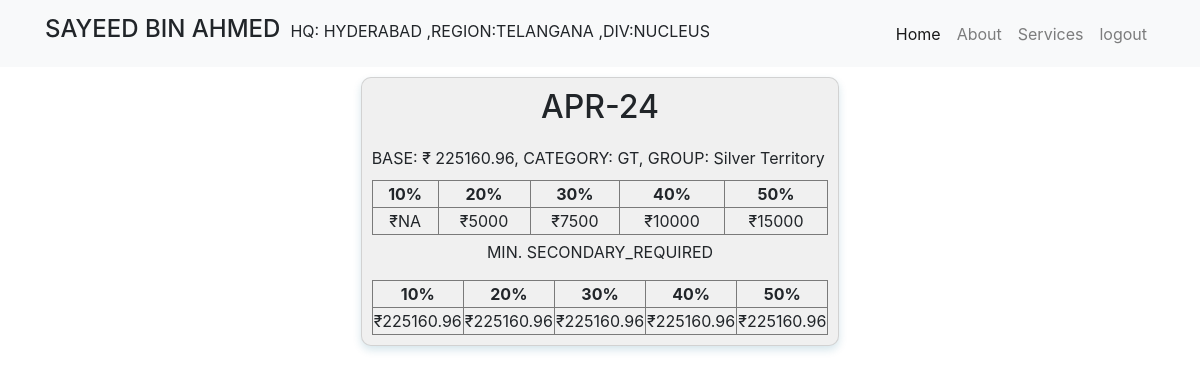
The page / (signed in) on the database its author committed.
### login/models.py (models this page shows)
class UserProfile(models.Model):
    user = models.OneToOneField(User, on_delete=models.CASCADE)
    FSCODE = models.CharField(max_length=20,null=True, blank=True)
    Division = models.CharField(max_length=10, blank=True)
    Region = models.CharField(max_length=10, blank=True)
    Head_Quarter= models.CharField(max_length=10, blank=True)
    Design= models.CharField(max_length=10, blank=True)
    EMP_Code= models.CharField(max_length=10, blank=True)
    Reporting_Manager_Name= models.CharField(max_length=100, blank=True)
    Reporting_Manager_Code= models.CharField(max_length=10, blank=True)

class BaseSales(models.Model):
    Division = models.CharField(max_length=10, blank=True)
    Region = models.CharField(max_length=10, blank=True)
    Head_Quarter= models.CharField(max_length=10, blank=True)
    Category = models.CharField(max_length=10, blank=True)
    Group = models.CharField(max_length=10, blank=True)
    Final_Base_PCPM = models.DecimalField(
            max_digits=17,  # 10 digits before the decimal point + 5 digits after the decimal point
            decimal_places=2,  # 5 digits after the decimal point
                    )
    Date=models.DateField(
        )

### login/views.py (the view)
# urls.py: 2. Add a URL to urlpatterns:  path('', views.home, name='home')
def home(request):
    if request.method == 'POST':
        username=request.POST['username']
        password=request.POST['password']
        user = authenticate(request, username=username,password=password)
        if user is not None:
            login(request,user)
            messages.success(request,'you have been logged in')
            return redirect('home')
        else:
            return render(request, 'login/index.html', {'error': 'Sorry. The Username and Passwords do not match.'})
    else:
        if request.user.is_authenticated and request.user.userprofile.Design =='BM':
            context={'name':request.user.first_name,
        'profile': request.user.userprofile
        }
            return render(request,"data/manager_data.html",context)
        elif(request.user.is_authenticated):
            Group=BaseSales.objects.filter(Division=request.user.userprofile.Division,Head_Quarter=request.user.userprofile.Head_Quarter)[0].Group
            Category=BaseSales.objects.filter(Division=request.user.userprofile.Division,Head_Quarter=request.user.userprofile.Head_Quarter)[0].Category
            if Category == 'GT':
                if Group == 'Diamond Territory':
                    table={'10':'10000','20':'20000','30':'30000','40':'40000','50':'50000'}
                elif Group == 'Platinum Territory':
                    table={'10':'7500','20':'15000','30':'22500','40':'30000','50':'40000'}
                elif Group == 'Gold Territory':
                    table={'10':'4000','20':'7500','30':'12500','40':'17500','50':'25000'}
                elif Group == 'Silver Territory':
                    table={'10':'NA','20':'5000','30':'7500','40':'10000','50':'15000'}
                else:
                    table={}
            else:
                table={}
            data=BaseSales.objects.filter(Division=request.user.userprofile.Division,Head_Quarter=request.user.userprofile.Head_Quarter)[0]
            sales={'Sales1':str(data.Final_Base_PCPM),'Sales2':data.Final_Base_PCPM,'Sales3':data.Final_Base_PCPM,'Sales4':data.Final_Base_PCPM,'Sales5':data.Final_Base_PCPM}
            print(sales)
            context = {
                'name':request.user.first_name,
        'profile': request.user.userprofile,
        'data': data,
         'table':table,
         'sales':sales
         }
            return render(request,"data/data.html",context)
        else:
            return render(request, 'login/index.html',{})

### templates/data/data.html (shortened to what this page needs)
<!DOCTYPE html>
<html lang="en">
<head>
    <link rel="stylesheet" href="https://maxcdn.bootstrapcdn.com/bootstrap/4.5.2/css/bootstrap.min.css">
</head>
<body>
<nav class="navbar navbar-expand-lg navbar-light bg-light">
    <div class="container">
        <h4>{{name}}</h4>
        <p> HQ: {{profile.Head_Quarter}} ,REGION:{{profile.Region}} ,DIV:{{profile.Division}}</P>
        <div class="collapse navbar-collapse" id="navbarSupportedContent">
            <ul class="navbar-nav ml-auto">
                <li class="nav-item active">
                    <a class="nav-link" href="#">Home <span class="sr-only">(current)</span></a>
                </li>
                <li class="nav-item">
                    <a class="nav-link" href="#">About</a>
                </li>
                <li class="nav-item">
                    <a class="nav-link" href="#">Services</a>
                </li>
                <li class="nav-item">
                    <a class="nav-link" href="{% url 'logout_request' %}">logout</a>
                </li>
            </ul>
        </div>
    </div>
</nav>
<div class="container">
    {%if data.Category == 'GT' %}
    <div class="card">
        <h2>APR-24</h2>
        <div class="text">
            BASE: ₹ {{data.Final_Base_PCPM}}, CATEGORY: {{ data.Category }}, GROUP: {{ data.Group }}
        </div>
        <div class="table-responsive">
            <table class="custom-table">
                <thead>
                    <tr>
                        <th>10%</th>
                        <th>20%</th>
                        <th>30%</th>
                        <th>40%</th>
                        <th>50%</th>
                    </tr>
                </thead>
                <tbody>
                    <tr>
                        <td>₹{{table.10}}</td>
                        <td>₹{{table.20}}</td>
                        <td>₹{{table.30}}</td>
                        <td>₹{{table.40}}</td>
                        <td>₹{{table.50}}</td>
                    </tr>
                </tbody>
            </table>
            <p>MIN. SECONDARY_REQUIRED</p>
            <table class="custom-table">
                <thead>
                    <tr>
                        <th>10%</th>
                        <th>20%</th>
                        <th>30%</th>
                        <th>40%</th>
                        <th>50%</th>
                    </tr>
                </thead>
                <tbody>
                    <tr>
                        <td>₹{{sales.Sales1}}</td>
                        <td>₹{{sales.Sales2}}</td>
                        <td>₹{{sales.Sales3}}</td>
                        <td>₹{{sales.Sales4}}</td>
                        <td>₹{{sales.Sales5}}</td>
                    </tr>
                </tbody>
            </table>
        </div>
    </div>
    {% endif %}
</body>
</html>

### templates/data/data.html (style rules this page uses)
.container { display: flex; flex-wrap: wrap; justify-content: space-around; align-items: center; }
.card { width: auto; padding: 10px; margin: 10px; background-color: #f0f0f0; border-radius: 10px; box-shadow: 0 4px 8px rgba(1, 96, 133, 0.164); }
h2 { text-align: center; margin-bottom: 20px; }
.text { margin-bottom: 10px; }
h4 { text-transform: capitalize; margin-right: 10px; }
p { margin-top: 1%; text-align: center; }
.custom-table { width: 100%; margin-bottom: 0; }
.custom-table th, .custom-table td { border: 1px solid rgb(122, 122, 122); text-align: center; }
.table-responsive { overflow-x: auto; }

### rows shown on the page
UserProfile: Head_Quarter "HYDERABAD", Region "TELANGANA", Division "NUCLEUS"
BaseSales: Final_Base_PCPM "225160.96", Category "GT", Group "Silver Territory", Sales2 "225160.96", Sales3 "225160.96", Sales4 "225160.96", Sales5 "225160.96"

### other values the page prints
{{ name }} "SAYEED BIN AHMED"
{{ table.10 }} "NA"
{{ table.20 }} "5000"
{{ table.30 }} "7500"
{{ table.40 }} "10000"
{{ table.50 }} "15000"
{{ sales.Sales1 }} "225160.96"
